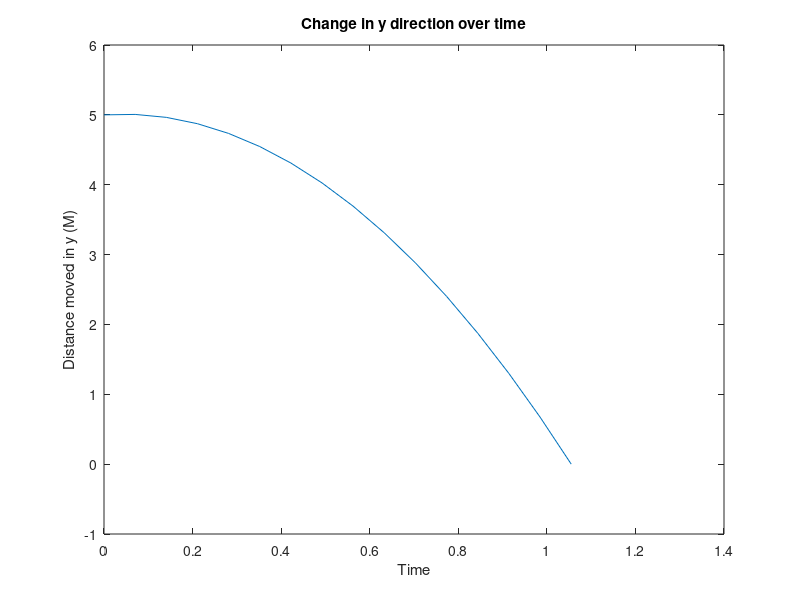

Source code (MATLAB):
%2D Kinematic equations

%for Horizantal Direction
%deltx=vx*t

%for Vertical Direction
%vy = v0y + ay*t
%delty = (vy + v0y) * .5 * t
%delty = (v0y * t) + (.5 * ay * (t^2))
%vy^2=(v0y^2) + (2 * ay * delty)
%For the purpose of this problem, ay is gravity 

ay= -9.81;
%Takes in the basic information given in a 2d kinematic problem
velocityvector=input('enter the velocity vector without units');
angle=input('enter the angle');
inity=input('initial height');
vx = cosd(angle)*velocityvector;
v0y = sind(angle)*velocityvector;
%calculates the vertical velocity until it reaches initial y
v1y=-v0y;
t1= (v1y-v0y)/ay;
%calculates the rest of the balls movement 
%t is total time, vy is final y velocity
%v = final directional velocity
vy=-sqrt((v1y^2) + (2 * ay * -inity))
v=-sqrt((vy^2)+vx^2)
t= (vy - v0y)/ay
%for graphing/plotting
%x is the vector for x coordinates
x=[];
inc=t/15;
for n = 0:15
    x = [x , (n*inc*vx)];
end
y=[];
for n = 0:15
    delty=(v0y * (inc*n)) + (.5 * ay * ((inc*n)^2));
    y = [y, inity + delty];
end
tt=0:inc:t;
%delty = (vy + v0y) * .5 * t
figure(1)
plot(tt,y)
title('Change in y direction over time')
xlabel('Time')
ylabel('Distance moved in y (M)')

%figure(2)
%plot(tt,x)
%title('Change in x direction over time')
%xlabel('Time')
%ylabel('Distance moved in x')

%figure(3)
%plot(x,y)
%title('Change in Y over X')
%xlabel('Distance')
%ylabel('Distance')